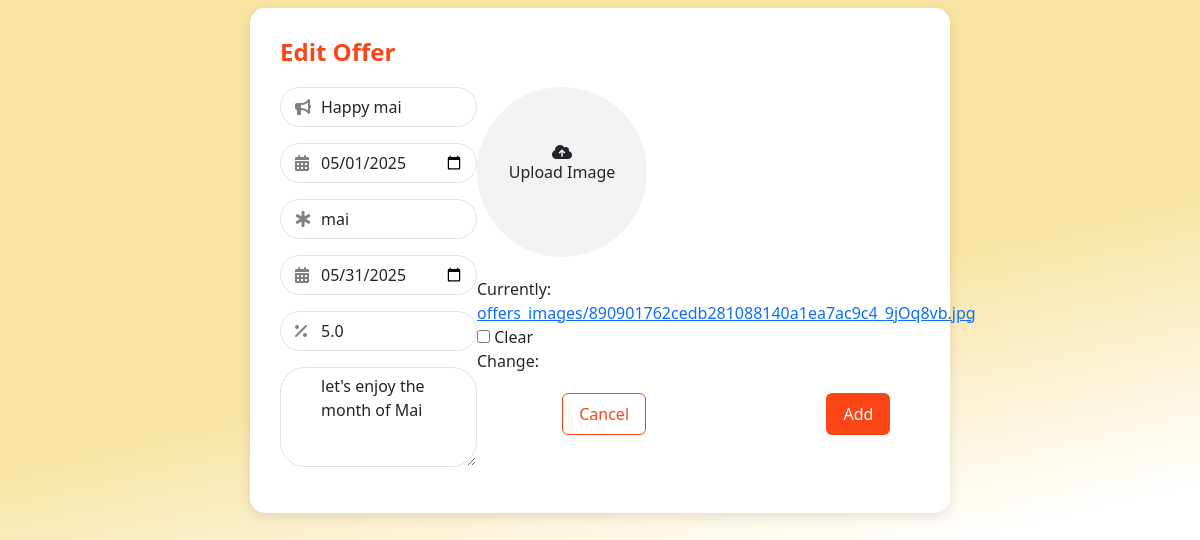
/offers/offers/edit/2/ (signed in), run on the app's committed database.
### offers/models.py (models this page shows, shortened)
class Offer(models.Model):
    title = models.CharField(max_length=100)
    description = models.TextField()
    start_date = models.DateField()
    end_date = models.DateField()
    discount = models.FloatField()
    code = models.CharField(max_length=50, unique=True)
    uses = models.PositiveIntegerField(default=0)
    image = models.ImageField(upload_to='offers_images/', blank=True, null=True)

### offers/views.py (the view)
# urls.py: path('offers/edit/<int:pk>/', views.edit_offer, name='edit_offer'),
@pdg_required
def edit_offer(request, pk):
    offer = get_object_or_404(Offer, pk=pk)
    if request.method == 'POST':
        form = OfferForm(request.POST, request.FILES, instance=offer)
        if form.is_valid():
            form.save()
            return redirect('offers')
    else:
        form = OfferForm(instance=offer)
    return render(request, 'pdg/addOffer.html', {'form': form})

### offers/forms.py
class OfferForm(forms.ModelForm):
    class Meta:
        model = Offer
        fields = '__all__'
        exclude = ['uses', 'status']
        widgets = {
            'title': forms.TextInput(attrs={'class': 'form-control', 'placeholder': 'Offer Title'}),
            'description': forms.Textarea(attrs={'class': 'form-control text-area', 'placeholder': 'Description'}),
            'start_date': forms.DateInput(attrs={'class': 'form-control', 'type': 'date'}),
            'end_date': forms.DateInput(attrs={'class': 'form-control', 'type': 'date'}),
            'discount': forms.NumberInput(attrs={'class': 'form-control', 'placeholder': 'Discount %'}),
            'code': forms.TextInput(attrs={'class': 'form-control', 'placeholder': 'Promo Code'}),
            'image': forms.ClearableFileInput(attrs={
                'class': 'form-control',
                'id': 'id_photo',
                'style': 'display:none;',
            }),
        }

### templates/pdg/addOffer.html (shortened to what this page needs)
{% extends 'pdg/baseform.html' %}
{% load static %}
{% block extra_css %}
<link rel="stylesheet" href="{% static 'styles/pdg/addMang.css' %}">
{% endblock %}
{% block titlee %}
<h4 class="form-title">{% if form.instance.pk %}Edit{% else %}Add New{% endif %} Offer</h4>
{% endblock %}
{% block content %}
<form method="post" enctype="multipart/form-data" class="d-flex justify-content-between">
    <div class="left-side" style="width: 60%;">
        <div class="icon-input mb-3">
            <i class="fa-solid fa-bullhorn"></i>
            {{ form.title }}
        </div>
        <div class="icon-input mb-3">
            <i class="fa-solid fa-calendar-days"></i>
            {{ form.start_date }}
        </div>
        <div class="icon-input mb-3">
            <i class="fa-solid fa-star-of-life"></i>
            {{ form.code }}
        </div>
        <div class="icon-input mb-3">
            <i class="fa-solid fa-calendar-days"></i>
            {{ form.end_date }}
        </div>
        <div class="icon-input mb-3">
            <i class="fa-solid fa-percent"></i>
            {{ form.discount }}
        </div>
        <div class="icon-input mb-3">
            {{ form.description }}
        </div>
    </div>
    <div class="right-side">
        <label for="id_photo" class="upload-area position-relative">
            <div class="d-flex flex-column align-items-center justify-content-center" id="uploadIcon">
                <i class="fa-solid fa-cloud-arrow-up"></i>
                <p>Upload Image</p>
            </div>
        </label>
        {{ form.image }}
        <div class="buttons">
            <a href="{% url 'offers' %}" class="btn btn-outline btn1_color">Cancel</a>
            <button type="submit" class="btn btn2_color">Add</button>
        </div>
    </div>
</form>
{% endblock %}

### static/styles/pdg/baseForm.css (style rules this page uses)
:root { --mainColor:#FA4516; --secondColor:#F8E3A2; }
body { height: 110vh; display: flex; justify-content: center; align-items: start; background: rgb(248,227,162); background: linear-gradient(167deg, rgba(248,227,162,1) 1%, rgba(248,227,162,1) 40%, rgba(255,255,255,1) 66%, rgba(255,255,255,1) 100%); }
.form-title { text-align: left; color: var(--mainColor); margin-bottom: 20px; font-weight: bold; }
.form-control, .form-select { margin-bottom: 15px; border-radius: 10px; height: 2.5rem; }
.text-area { height:6rem; }
.btn1_color { border: 1px solid var(--mainColor); padding: .5rem 1rem; color: var(--mainColor); }
.btn2_color { background-color: var(--mainColor); padding: .5rem 1rem; color: white; }
.upload-area { width: 170px; height: 170px; border-radius: 50%; background-color: #f2f2f2; display: flex; justify-content: center; align-items: center; overflow: hidden; position: relative; cursor: pointer; }

### static/styles/pdg/addMang.css (style rules this page uses)
:root { --mainColor:#FA4516; --secondColor:#F8E3A2; }
.icon-input { position: relative; width: 100%; }
.icon-input i { position: absolute; top: 50%; left: 15px; transform: translateY(-50%); color: gray; z-index: 1; }
.icon-input input, .icon-input select, .icon-input textarea { padding-left: 40px; border-radius: 25px; width: 100%; }
.text-area { max-height: 100px; height: 100%; }
.upload-area { width: 170px; height: 170px; border-radius: 50%; background-color: #f2f2f2; display: flex; justify-content: center; align-items: center; overflow: hidden; position: relative; cursor: pointer; margin-bottom: 20px; }
.buttons { width: 100%; text-align: center; margin-top: 20px; display: flex; flex-direction: row; justify-content: space-around; gap: 10px; }

### data on the page
Offer: title "Happy mai", start_date "05/01/2025", code "mai", end_date "05/31/2025", discount "5.0", description "let's enjoy the month of Mai"
